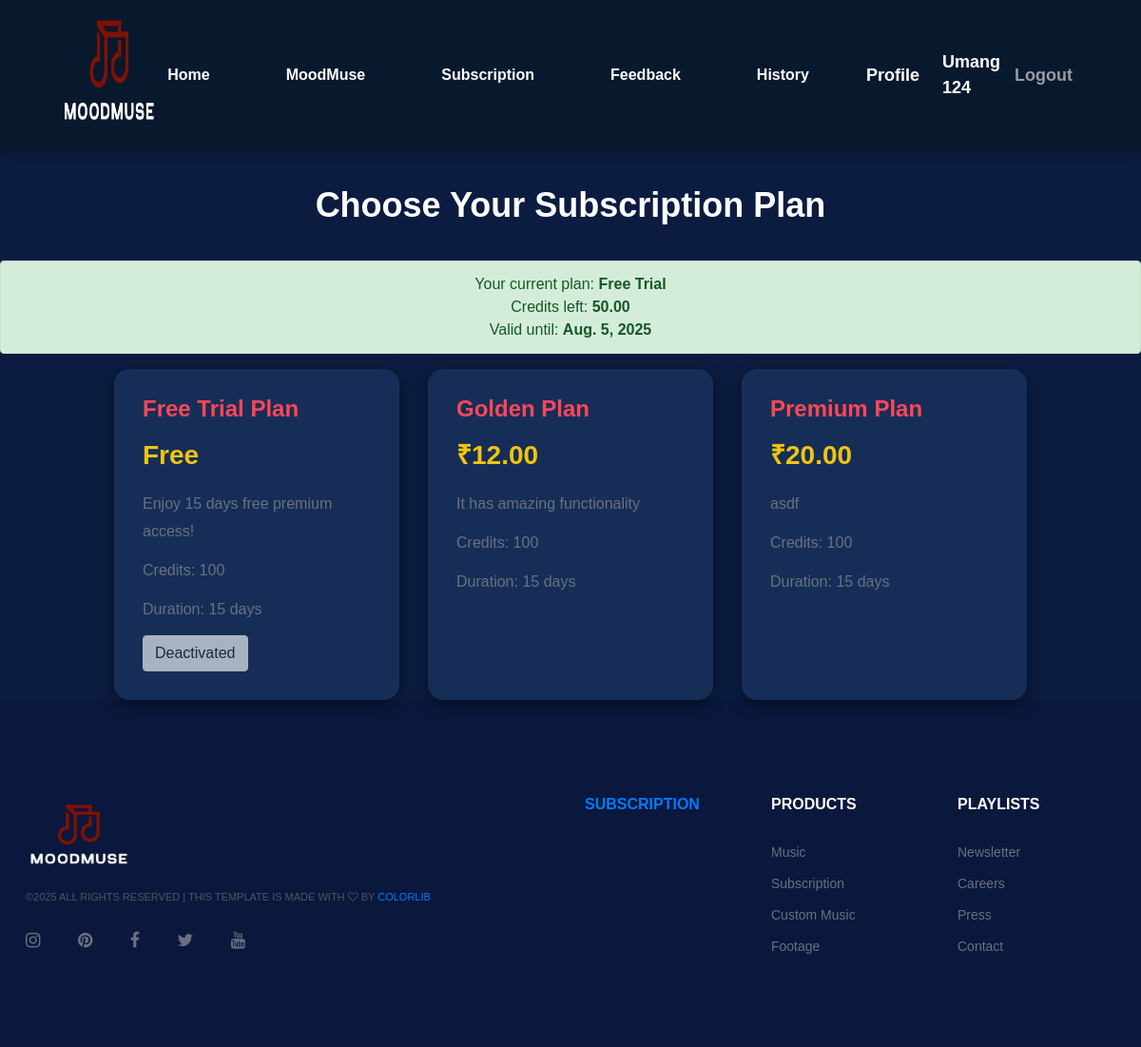
/plan_details/ (signed in), run on the app's committed database.
### backoffice_engine/models.py (models this page shows, shortened)
class BaseModel(models.Model):
    id = models.AutoField(primary_key=True)
    created_at = models.DateTimeField(auto_now_add=True)
    updated_at = models.DateTimeField(auto_now=True)
    class Meta:
        abstract = True

class User(BaseModel):
    name = models.CharField(max_length=100)
    email = models.EmailField(unique=True)
    password = models.CharField(max_length=50)
    otp = models.CharField(max_length=6, blank=True, null=True)
    otp_used = models.BooleanField(default=False)
    contact = models.CharField(max_length=15, blank=True, null=True)
    address = models.TextField(blank=True, null=True)
    profile_image = models.ImageField(upload_to='backoffice_engine/user_photos')
    class Meta:
        db_table = "User"

class Subscription(BaseModel):
    user = models.ForeignKey(User, on_delete=models.CASCADE)
    plan = models.ForeignKey(Plan, on_delete=models.CASCADE)
    price = models.DecimalField(max_digits=8, decimal_places=2)
    start_date = models.DateField(auto_now_add=True)
    end_date = models.DateField(null=True, blank=True)
    is_active = models.BooleanField(default=True)
    credit = models.DecimalField(max_digits=10, decimal_places=2)

class Plan(BaseModel):
    name = models.CharField(max_length=100)
    description = models.TextField(blank=True)
    price = models.DecimalField(max_digits=8,decimal_places=2)
    is_active = models.BooleanField(default=True)
    duration_days = models.IntegerField(help_text="Duration of the plan in days")
    credit = models.PositiveIntegerField(default=0)

### backoffice_engine/views.py (the view, shortened to what this page needs)
# urls.py: path('plan_details/',views.plan_details),
@csrf_exempt
def plan_details(request):
    plans = list(Plan.objects.filter(is_active=True))
    free_trial_plan = {
        "id": "free_trial",
        "name": "Free Trial",
        "price": 0,
        "description": "Enjoy 15 days free premium access!",
        "duration_days": 15,
        "credit": 100
    }
    plans.insert(0, free_trial_plan)
    user_has_trial = False
    active_sub = None
    user = None
    user_id = request.session.get("id")
    if user_id:
        try:
            user = User.objects.get(id=user_id)
            user_has_trial = Subscription.objects.filter(user=user, plan__name="Free Trial").exists()
            active_sub = Subscription.objects.filter(user=user, is_active=True).first()
        except User.DoesNotExist:
            user = None
    return render(request, "subscription.html", {
        "plans": plans,
        "user_has_trial": user_has_trial,
        "active_sub": active_sub
    })

### backoffice_engine/template/subscription.html (shortened to what this page needs)
{% extends 'header_footer.html' %}
{% load static %}
{% load mathfilters %}
{% block content %}
<div class="main-section">
    <h1>Choose Your Subscription Plan</h1>
    {% if active_sub %}
        <div class="alert alert-success text-center mt-3">
            Your current plan: <strong>{{ active_sub.plan.name }}</strong><br>
            Credits left: <strong>{{ active_sub.credit }}</strong><br>
            Valid until: <strong>{{ active_sub.end_date }}</strong>
        </div>
    {% endif %}
    <div class="plans-container">
        {% for plan in plans %}
            <div class="plan-card">
                <h3>{{ plan.name }} Plan</h3>
                <p class="price">
                    {% if plan.price == 0 %}
                        Free
                    {% else %}
                        ₹{{ plan.price }}
                    {% endif %}
                </p>
                <p>{{ plan.description }}</p>
                <p>Credits: {{ plan.credit }}</p>
                <p>Duration: {{ plan.duration_days }} days</p>
                <form method="POST" action="/plan_details/">
                    {% if plan.price == 0 %}
                        {% if user_has_trial %}
                            <button type="button" class="btn btn-light" style="cursor: not-allowed;" disabled>Deactivated</button>
                        {% else %}
                            <button type="submit" class="btn btn-light">Activate Free Trial</button>
                        {% endif %}
                    {% endif %}
                </form>
            </div>
        {% endfor %}
    </div>
</div>
{% endblock %}

### backoffice_engine/template/header_footer.html (shortened to what this page needs)
{% load static %}
<!DOCTYPE html>
<html lang="zxx">
<head>
    <link rel="stylesheet" href="{% static 'css/bootstrap.min.css' %}"/>
    <link rel="stylesheet" href="{% static 'css/font-awesome.min.css' %}"/>
    <link rel="stylesheet" href="{% static 'css/owl.carousel.min.css' %}"/>
    <link rel="stylesheet" href="{% static 'css/slicknav.min.css' %}"/>
    <link rel="stylesheet" href="{% static 'css/style.css' %}"/>
    <link rel="stylesheet" href="{% static 'css/style.css' %}">
</head>
<body>
    <header class="header-section clearfix">
       <a href="/Index/" class="site-logo">
    <img src="{% static 'img/MoodMuse_logo.png' %}" alt="MoodMuse Logo" class="moodmuse-logo">
</a>
        <ul class="main-menu">
            <li><a href="/Index/">Home</a></li>
            <li><a href="/mood_muse_detection/">MoodMuse</a></li>
            <li><a href="/plan_details/">Subscription</a></li>
            <li><a href="/feedback/">Feedback</a></li>
             <li><a href="/user_history/">History</a></li>
        </ul>
       <div class="header-right">
            {% if request.session.id %}
                <a href="/show_profile/">Profile</a>
                <span>{{ request.session.name }}</span>
                <a href="/Logout/" class="hr-btn">Logout</a>
            {% else %}
                <a href="/Login/" class="login">Login</a>
                <span style="color: white;">/</span>
                <a href="/Register/" class="register">Create an account</a>
            {% endif %}
        </div>
    </header>
    {% block content %}
    {% endblock %}
    <footer class="footer-section">
        <div class="container">
            <div class="row">
                <div class="col-xl-6 col-lg-7 order-lg-2">
                    <div class="row">
                        <div class="col-sm-4">
                            <div class="footer-widget">
                                <h2><a href="/plan_details/">Subscription</a></h2>
                            </div>
                        </div>
                        <div class="col-sm-4">
                            <div class="footer-widget">
                                <h2>Products</h2>
                                <ul>
                                    <li><a href="#">Music</a></li>
                                    <li><a href="/plan_details/">Subscription</a></li>
                                    <li><a href="#">Custom Music</a></li>
                                    <li><a href="#">Footage</a></li>
                                </ul>
                            </div>
                        </div>
                        <div class="col-sm-4">
                            <div class="footer-widget">
                                <h2>Playlists</h2>
                                <ul>
                                    <li><a href="#">Newsletter</a></li>
                                    <li><a href="#">Careers</a></li>
                                    <li><a href="#">Press</a></li>
                                    <li><a href="/contact/">Contact</a></li>
                                </ul>
                            </div>
                        </div>
                    </div>
                </div>
                <div class="col-xl-6 col-lg-5 order-lg-1">
                    <img src="{% static 'img/MoodMuse_logo.png' %}" alt="MoodMuse Logo" class="footer-logo">
                    <div class="copyright">
                        &copy;<script>document.write(new Date().getFullYear());</script> All rights reserved |
                        This template is made with <i class="fa fa-heart-o" aria-hidden="true"></i> by
                        <a href="https://colorlib.com" target="_blank">Colorlib</a>
                    </div>
                    <div class="social-links">
                        <a href="#"><i class="fa fa-instagram"></i></a>
                        <a href="#"><i class="fa fa-pinterest"></i></a>
                        <a href="#"><i class="fa fa-facebook"></i></a>
                        <a href="#"><i class="fa fa-twitter"></i></a>
                        <a href="#"><i class="fa fa-youtube"></i></a>
                    </div>
                </div>
            </div>
        </div>
    </footer>
</body>
</html>

### backoffice_engine/static/css/style.css (style rules this page uses)
html, body { height: 100%; font-family: "Montserrat", sans-serif; -webkit-font-smoothing: antialiased; font-smooth: antialiased; }
h1, h2, h3, h4, h5, h6 { margin: 0; color: #0a183d; font-weight: 600; line-height: 1; }
h1 { font-size: 70px; }
h2 { font-size: 36px; }
h3 { font-size: 30px; }
p { font-size: 15px; color: #6a7080; line-height: 1.8; font-weight: 500; }
img { max-width: 100%; }
ul, ol { padding: 0; margin: 0; }
.header-section { padding-left: 55px; padding-right: 72px; background: #08192d; }
.header-right { float: right; padding: 44px 0; margin-left: 130px; }
.header-right .hr-btn { display: inline-block; color: #979aa5; }
.header-right span { color: #fff; display: inline-block; padding-left: 9px; }
.main-menu { list-style: none; float: right; }
.main-menu li { display: inline-block; position: relative; }
.main-menu li a { display: block; font-size: 16px; color: #ffffff; padding: 44px 10px; margin-left: 60px; }
.main-menu li:first-child a { margin-left: 0; }
.footer-section { background: #0a183d; padding: 100px 0 85px; }
.footer-widget { padding-top: 2px; }
.footer-widget h2 { font-size: 16px; color: #fff; text-transform: uppercase; margin-bottom: 30px; }
.footer-widget ul { list-style: none; }
.footer-widget ul li a { display: inline-block; color: #6a7080; font-size: 14px; margin-bottom: 10px; }
.copyright { font-size: 11px; text-transform: uppercase; font-weight: 500; color: #505565; padding: 10px 0 25px; }
.social-links a { display: inline-block; color: #6a7080; font-size: 18px; margin-right: 35px; }
@media (min-width: 1200px) { .container { max-width: 1176px; } }
@media only screen and (min-width: 1200px) and (max-width: 1360px) { .header-right { margin-left: 50px; } }
@media only screen and (min-width: 1200px) and (max-width: 1360px) { .main-menu li a { margin-left: 25px; } }

### backoffice_engine/template/header_footer.html (style rules this page uses)
body { font-family: Arial, sans-serif; margin: 0; padding: 0; }
.footer-logo { max-width: 120px; height: auto; }
.header-section { background-color: #08192D; display: flex; align-items: center; justify-content: space-between; padding: 4px 30px; box-shadow: 0 4px 12px rgba(0, 0, 0, 0.3); position: sticky; top: 0; z-index: 999; }
.moodmuse-logo { height: 150px; width: auto; margin: 0 8px; display: block; }
.main-menu { display: flex; justify-content: center; align-items: center; list-style: none; margin: 0; padding: 0; gap: 35px; }
.main-menu li a { color: white; font-size: 20px; font-weight: 600; text-decoration: none; padding: 10px 12px; transition: color 0.3s ease; }
.header-right { display: flex; align-items: center; gap: 15px; font-size: 18px; font-weight: bold; color: white; }
.header-right a { color: white; text-decoration: none; transition: color 0.3s ease-in-out; }

### backoffice_engine/template/subscription.html (style rules this page uses)
body { font-family: Arial, sans-serif; background: #0b1c40; color: white; margin: 0; padding: 0; }
h1 { text-align: center; font-size: 36px; margin: 40px 0; color: white; font-weight: bold; }
.plans-container { display: flex; gap: 30px; justify-content: center; flex-wrap: wrap; }
.plan-card { background: #162e57; border-radius: 16px; padding: 30px; width: 300px; box-shadow: 0 6px 16px rgba(0,0,0,0.4); transition: transform 0.3s ease; }
.plan-card h3 { color: #ff4757; font-size: 24px; }
.plan-card .price { font-size: 28px; color: #f1c40f; font-weight: bold; }
.plan-card p { margin: 12px 0; font-size: 16px; }

### data on the page
User: session.name "Umang 124"
Subscription: plan.name "Free Trial", credit "50.00", end_date "Aug. 5, 2025"
Plan: name "Free Trial", description "Enjoy 15 days free premium access!", credit "100", duration_days "15", shows "Deactivated"
Plan: name "Golden", price "12.00", description "It has amazing functionality", credit "100", duration_days "15"
Plan: name "Premium", price "20.00", description "asdf", credit "100", duration_days "15"
